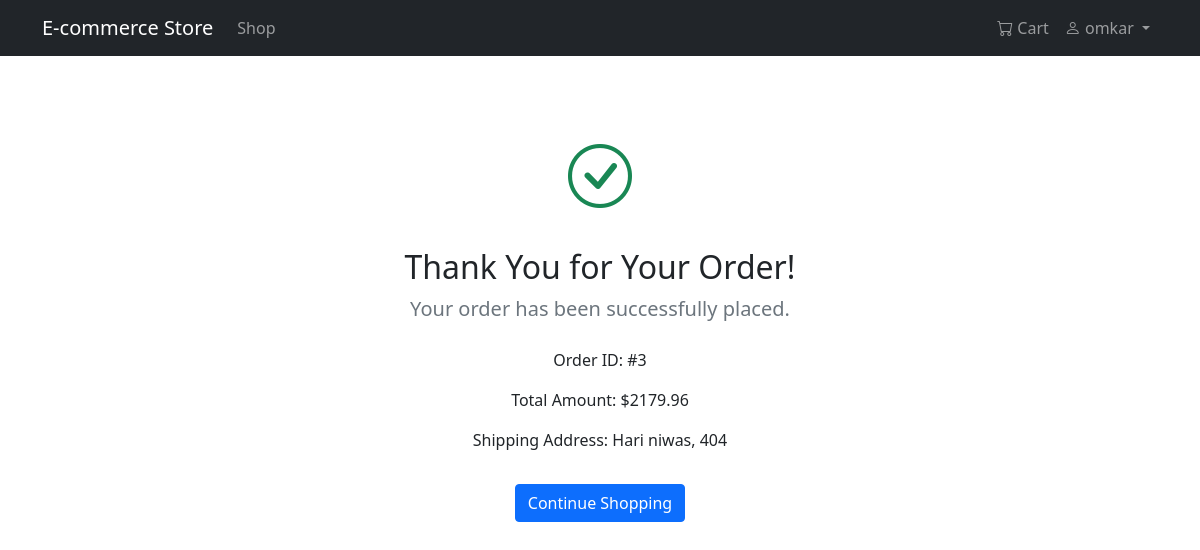
Page /order-confirmation/ (signed in) on the earlier database version.
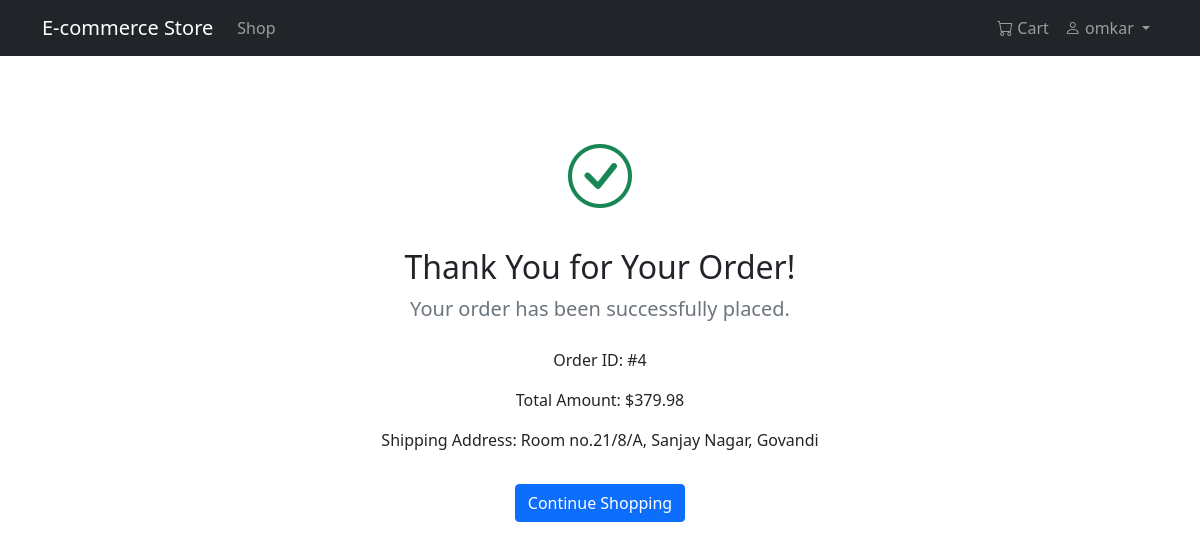
Same page on the later database version.
### store/models.py (models this page shows, shortened)
class Order(models.Model):
    user = models.ForeignKey(User, on_delete=models.CASCADE)
    address = models.TextField()
    phone = models.CharField(max_length=20)
    total_amount = models.DecimalField(max_digits=10, decimal_places=2)
    created = models.DateTimeField(auto_now_add=True)

### store/views.py (the view)
# urls.py: path('order-confirmation/', views.order_confirmation, name='order_confirmation'),
@login_required
def order_confirmation(request):
    order = Order.objects.filter(user=request.user).latest('created')
    return render(request, 'store/order_confirmation.html', {'order': order})

### store/templates/store/order_confirmation.html
{% extends 'store/base.html' %} {% block content %}
<div class="container">
  <div class="text-center py-5">
    <div class="mb-4">
      <i class="bi bi-check-circle text-success" style="font-size: 4rem"></i>
    </div>
    <h2>Thank You for Your Order!</h2>
    <p class="lead text-muted">Your order has been successfully placed.</p>
    <div class="mt-4">
      <p>Order ID: #{{ order.id }}</p>
      <p>Total Amount: ${{ order.total_amount }}</p>
      <p>Shipping Address: {{ order.address }}</p>
    </div>
    <a href="{% url 'shop' %}" class="btn btn-primary mt-3"
      >Continue Shopping</a
    >
  </div>
</div>
{% endblock %}

Differences in the rows shown:
no longer on this page (row unchanged): Order: id "3", total_amount "2179.96", address "Hari niwas, 404"
added Order: id "4", total_amount "379.98", address "Room no.21/8/A, Sanjay Nagar, Govandi"
